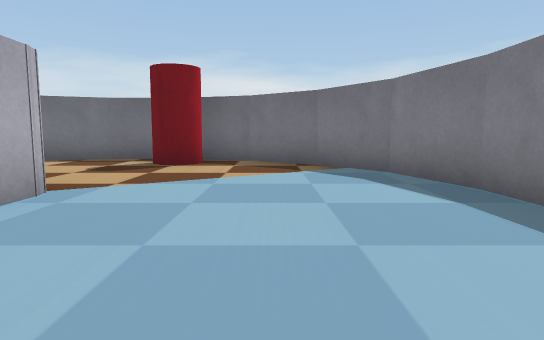
view 1 (above)

17 first-person views from a walk through a Webots world. The camera is 0.13 m above the floor, tilts 6° down and sees 75° across. The floor is counted in squares, 0.2 m on a side. Each view is taken from the middle of a square. On the plan, view 1 faces up. The plan holds only what a view shows up to about 10 squares ahead; the rest is blank. Robots are left out. Simple shapes and patterns stand in for the simulator's stock objects.

view 2
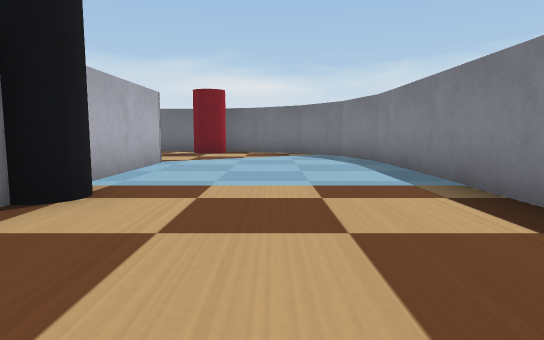

view 3
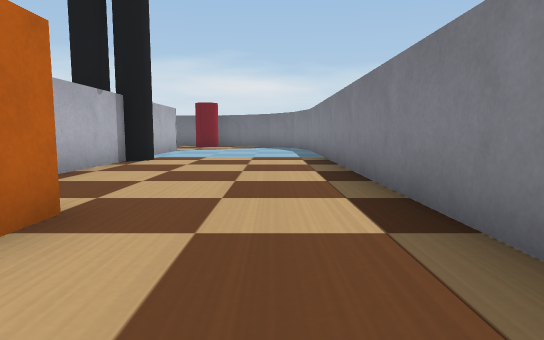

view 4
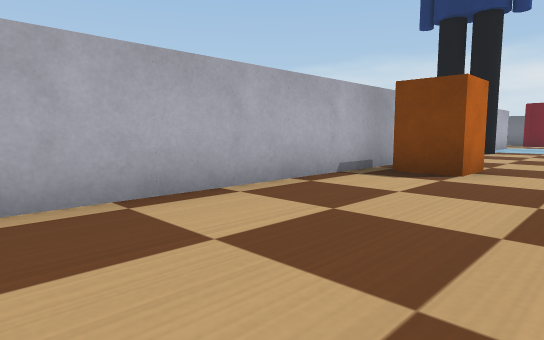

view 5
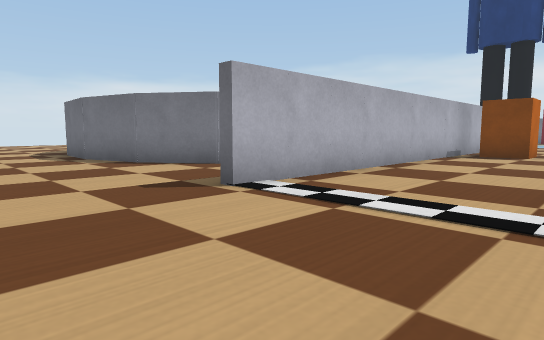

view 6
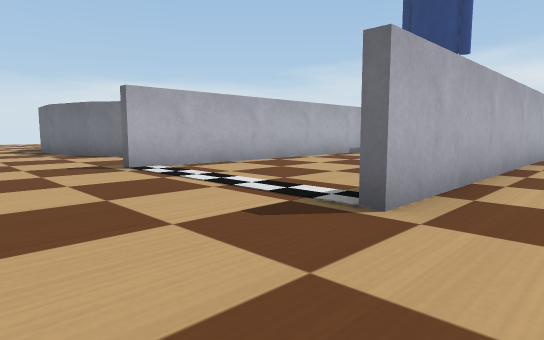

view 7
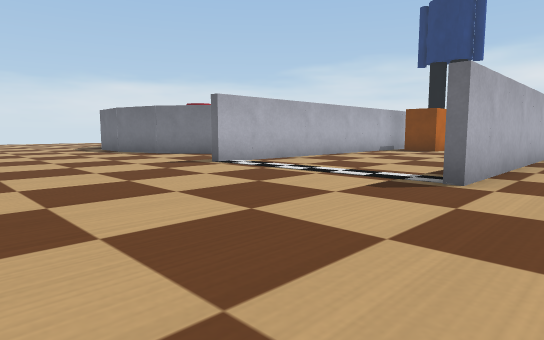

view 8
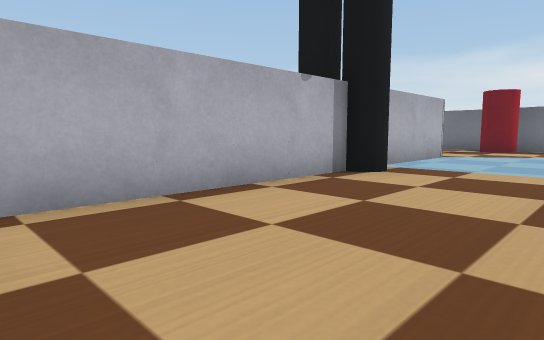

view 9
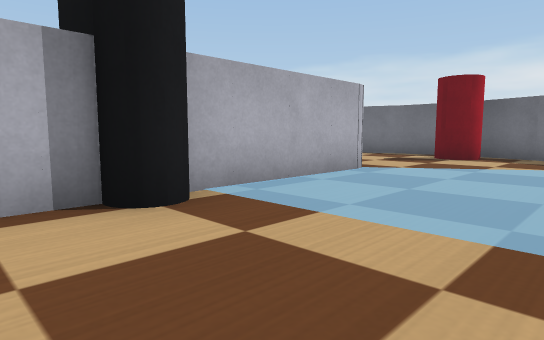

view 10
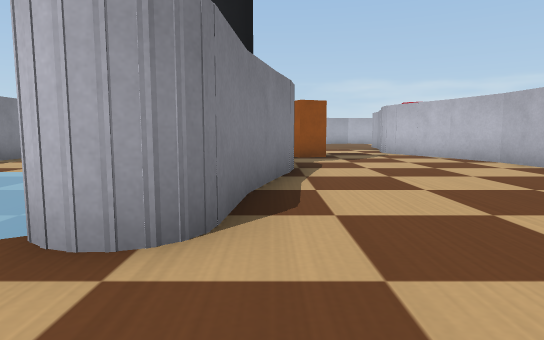

view 11
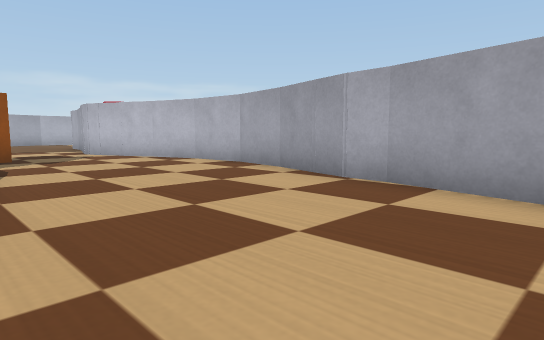

view 12
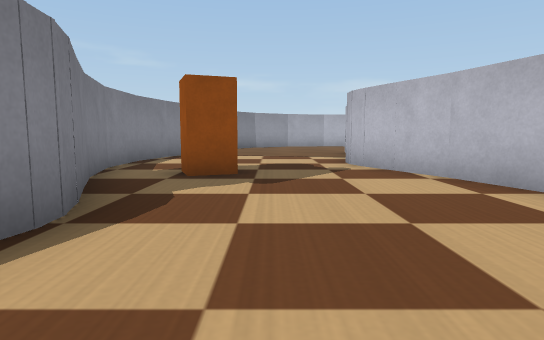

view 13
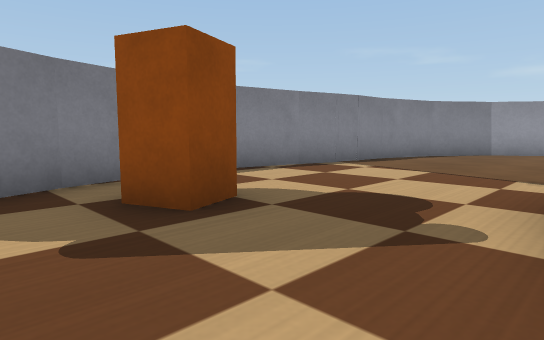

view 14
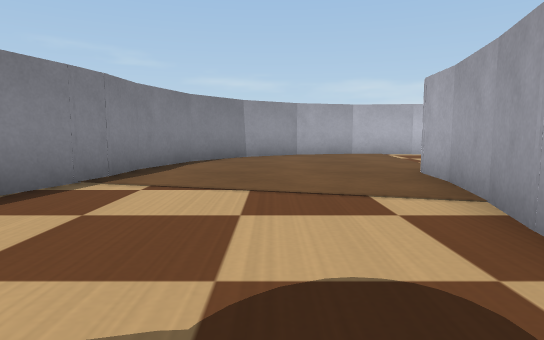

view 15
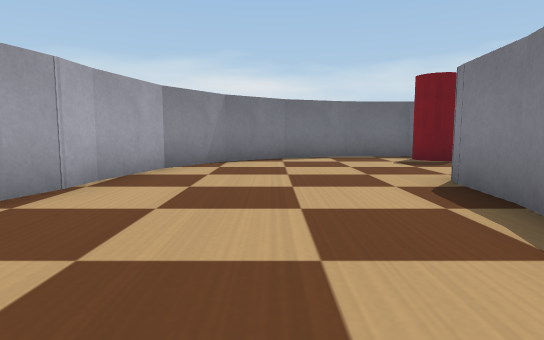

view 16
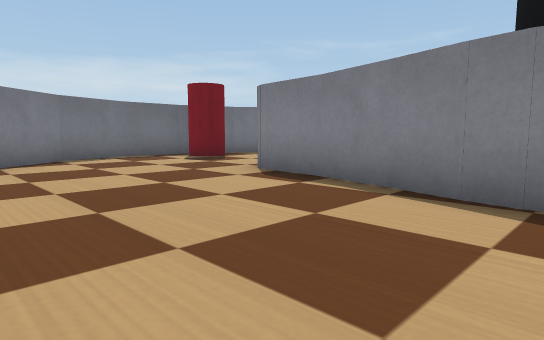

view 17
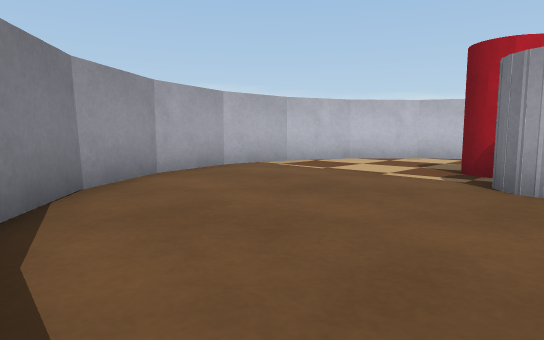

### Floor plan
Points are (right, up) in squares from view 1. A wall is a line through its corners. A room is listed if a view was taken in it or the views show most of it. See-through windows are left out.
Room 1 (views 1, 2, 3, 4, 5, 8, 9)
walls: (2.4, -7.4) (2.4, 4); (-2.4, -1.8) (-2.4, -15.4); (-2.4, 3.6) (-2.4, 0.6); (2.4, 3.9) (1.9, 5.7) (0.9, 7.2) (-0.5, 8.3) (-2.2, 8.8)
ways out: opening at (2, -18) to room 2; opening at (-3, 6.5) to room 3; opening at (-3, -18)
objects: person (-3, -1) to (-2, 0); orange box (-2, -7) to (-1, -6); red cylinder (-2, 7) to (-2, 8)
Room 2 (views 6, 7)
walls: (2.6, -7.6) (2.6, -15.4)
ways out: opening at (2, -18) to room 1
Room 3 (views 10, 11, 12, 13, 14, 15, 16, 17)
walls: (-4.4, -0.7) (-3.6, 3.9) (-3, 4.2); (-4.3, 0.1) (-4, 1); (-8.6, -3.1) (-7.6, -5.1) (-7.6, -5.9); (-9, -1.7) (-8.5, -3.2); (-7.8, -4.8) (-7.6, -5.5); (-9.1, -0.1) (-9, -1.8); (-2.9, -4.7) (-3.3, -3.2) (-4.4, -0.9) (-4.4, -0.2); (-7.7, -6.1) (-8.4, -8.7); (-2.9, -6.3) (-2.9, -4.6); (-8.4, 3.9) (-8.4, 3); (-8.3, -8.5) (-8.4, -9.8) (-8.9, -10.1); (-3.7, -9.3) (-2.8, -6.3); (-3.7, -10.3) (-3.6, -9.1); (-2.2, 8.8) (-4, 8.8) (-5.7, 8.2) (-7, 7) (-8, 5.5) (-9.2, -0.1); (-8.5, -14.8) (-6.7, -14.4) (-5.3, -13.4) (-4.2, -11.9) (-3.6, -10.1)
ways out: opening at (-3, 6.5) to room 1; opening at (-9, -12.5)
objects: orange box (-5, -4) to (-5, -3)

Positions as (right, up) in squares from view 1, and headings:
1: (0, 0), facing up
2: (0, -4), facing up
3: (1, -9), facing up
4: (1, -13), facing up-left
5: (1, -18), facing up-left
6: (4, -18), facing up-left
7: (4, -20), facing up-left
8: (1, -6), facing up-left
9: (1, -2), facing up-left
10: (-4, 6), facing down
11: (-4, 6), facing down-left
12: (-6, 2), facing down
13: (-8, -2), facing down-right
14: (-6, -4), facing down
15: (-6, -1), facing up
16: (-8, -1), facing up-right
17: (-4, -9), facing down-left
